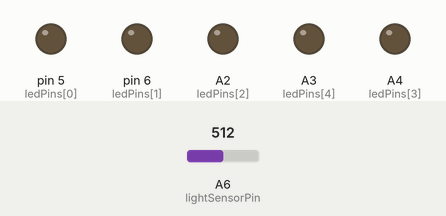
Recording of a sketch running on a simulated Arduino Nano, built with avr-gcc and run on an emulated ATmega328P. Parts: output pins drawn as LEDs (lit = HIGH). Inputs (shaded band) come from the test bench; at power-on: A6 (lightSensorPin) = 512.

Above: at 1.2 s.
1.3 s: A6 (lightSensorPin) set to 22
2.8 s: A6 (lightSensorPin) set to 18
At 3.9 s:
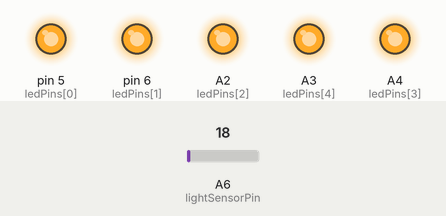
4.3 s: A6 (lightSensorPin) set to 122
At 5.0 s:
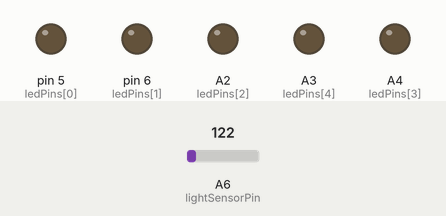
5.8 s: A6 (lightSensorPin) set to 10
At 6.1 s:
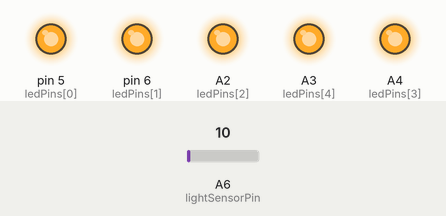
Timing chart, 0 to 8.3 s (numbered marks = the images above; inputs shaded):
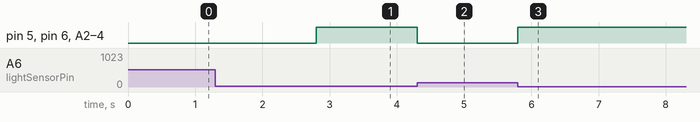

Measured:
- the behaviour switches between 20 and 19 on A6 (lightSensorPin) (found by bisection; images 0 and 1)
- after the input at 1.3 s, every drawn part: stays the same
- after the input at 2.8 s, pin 5 (ledPins[0]), pin 6 (ledPins[1]), A2 (ledPins[2]), A3 (ledPins[4]), A4 (ledPins[3]): LOW → HIGH at once
- after the input at 4.3 s, pin 5 (ledPins[0]), pin 6 (ledPins[1]), A2 (ledPins[2]), A3 (ledPins[4]), A4 (ledPins[3]): HIGH → LOW at once
- after the input at 5.8 s, pin 5 (ledPins[0]), pin 6 (ledPins[1]), A2 (ledPins[2]), A3 (ledPins[4]), A4 (ledPins[3]): LOW → HIGH at once

The sketch:

listing8_13.ino
```cpp
int lightSensorPin = A6;
int ledPins[] = {5, 6, A2, A4, A3};

void setup() {
  for(int i=0; i<5; i++) {
    pinMode(ledPins[i], OUTPUT);
  }
}

void loop() {
  if (analogRead(lightSensorPin) < 20) {
    for (int i = 0; i < 5; i++) {
      digitalWrite(ledPins[i], HIGH);
    }
  } else {
    for (int i = 0; i < 5; i++) {
      digitalWrite(ledPins[i], LOW);
    }
  }
}
```
